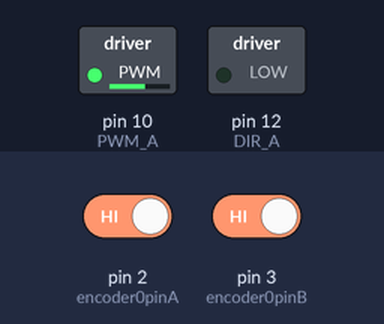
A sketch run on a simulated Arduino Uno, built with avr-gcc and run on an emulated ATmega328P. Parts: switched loads named in the sketch (green lamp = pin HIGH). The test bench sets the inputs (shaded band); at power-on: pin 2 (encoder0pinA) HIGH, pin 3 (encoder0pinB) HIGH. What the sketch prints to the serial monitor is not drawn.

Above: at 0.1 s.
Timing chart, 0 to 1.6 s (numbered marks = the images above):
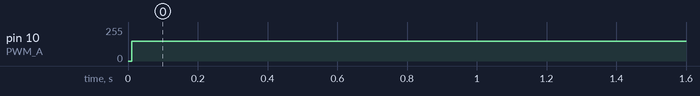

The sketch:

motor_encoder_template.ino
```cpp
/**********************************************************************************

  Arduino code to test a DC motor and encoder
  MIT Department of Mechanical Engineering, 2.004
  Rev. 1.0 -- 08/25/2020 H.C.
  Rev. 2.0 -- 03/17/2021 H.C.
  Rev. 3.0 -- 09/22/2021 H.C.

***********************************************************************************/

// set the desired pwm value (an integer between -255 and 255)
// the motor may need a threshold pwm (deadband) to actuate
# define desired_pwm 150

//# define POT   // use pot to adjust speed

# define vc2pwm 51.0    // pwm = 255 corresponds to 5v from pwm pin (255/5)

#define period_us 10000  // microseconds (1 sec = 1000000 us)

// ================================================================
// ===               SERIAL OUTPUT CONTROL                      ===
// ================================================================

// Switch between built-in Serial Plotter and Matlab streaming
// comment out both to disable serial output

//#define PRINT_DATA
#define MATLAB_SERIAL_READ

// ================================================================
// ===               DFROBOT MOTOR SHIELD DEFINITION            ===
// ================================================================

// DRI0017 motor shield
const int
PWM_A   = 10,
DIR_A   = 12;

int Pot_Pin = A5;    // select the input pin for the potentiometer

// ================================================================
// ===               ENCODER DEFINITION                         ===
// ================================================================

// The motor has a dual channel encoder and each has 12 counts per revolution (CPR)
// The effective resolution is 48 CPR with quadrature decoding. With gear reduction
// of 34, the motor output shaft's encoder resolution becomes 34*48 = 1632 CPR
// Manually calibrate the conversion factor if necessary.

float C2Rad = 34 * 12 * 4 / (2 * PI); // conversion factor for nominal encoder counts to radians

// Encoder outputs to interrupt pins with channel A to D2 (INT0) and B to D3 (INT1)
const byte encoder0pinA = 2;
const byte encoder0pinB = 3;

long   count = 0;
volatile long counter = 0;    // Inrerrupt counter (position)

// ================================================================
// ===               VARIABLE DEFINITION                        ===
// ================================================================

float wheel_pos = 0.0, wheel_vel = 0.0, pre_wheel_pos = 0.0, filt_vel = 0.0;
float alpha = 0.4851936;    // low-pass filter constant
unsigned long timer = 0;
double loop_time = 0.01;
int pwm = 0;
float vc;   // volts

// ================================================================
// ===                      INITIAL SETUP                       ===
// ================================================================

void setup() {

  Serial.begin(115200);

  // configure motor shield M1 outputs
  pinMode(PWM_A, OUTPUT);
  pinMode(DIR_A, OUTPUT);

  // initialize encoder
  pinMode(encoder0pinA, INPUT);
  pinMode(encoder0pinB, INPUT);
  attachInterrupt(digitalPinToInterrupt(encoder0pinA), ISR_A, CHANGE);
  attachInterrupt(digitalPinToInterrupt(encoder0pinB), ISR_B, CHANGE);

  delay(10);    // delay 0.01 second
}

// ================================================================
// ===                    MAIN PROGRAM LOOP                     ===
// ================================================================

void loop() {
  if (micros() - timer >= period_us) {
    timer = micros();
    count = counter;

    // wheel position and velocity from the encoder counts
    wheel_pos = count / C2Rad;    // convert to radians
    wheel_vel = (wheel_pos-pre_wheel_pos)/loop_time;
    filt_vel = alpha*wheel_vel + (1-alpha)*filt_vel;
    pre_wheel_pos = wheel_pos;

    // ================================================================
    // ===                    MOTOR PWM CODE                        ===
    // ================================================================

#ifdef POT
    pwm = map(analogRead(Pot_Pin), 0, 1023, -255, 255);
#else
    pwm = desired_pwm;
#endif

    vc = pwm / vc2pwm;

    // set the direction of rotation: LOW - forward; HIGH - backward
    if (pwm > 0) {
      digitalWrite(DIR_A, LOW);
    }
    else {
      digitalWrite(DIR_A, HIGH);
    }

    // constrain pwm to +/- 255
    pwm = constrain(pwm, -255, 255);

    // write the pwm to set angular velocity
    analogWrite(PWM_A, abs(pwm));

#ifdef PRINT_DATA
//    Serial.print(count);  Serial.print("\t");
//    Serial.print(wheel_pos); Serial.print("\t");
    Serial.print(wheel_vel);    Serial.print("\t");
//    Serial.print(filt_vel); Serial.print("\t");
//    Serial.print(apwm;  Serial.print("\t");
//    Serial.print(vc);  Serial.print("\t");
//    Serial.print(loop_time, 6); Serial.print("\t");
    Serial.print("\n");
#endif

#ifdef MATLAB_SERIAL_READ
    Serial.print(timer / 1000000.0);   Serial.print("\t");
    Serial.print(wheel_vel);    Serial.print("\t");
    Serial.print(filt_vel);    Serial.print("\t");
    Serial.print(vc);
    Serial.print("\n");
#endif

    //  delay(8);
  }
  loop_time = (micros() - timer) / 1000000.0;  //compute actual sample time
}

// ================================================================
// ===                   Interrupt Service Routines             ===
// ================================================================

// Interrupt Service Routine for encoder A (pin 2)
void ISR_A() {
  boolean stateA = digitalRead(encoder0pinA) == HIGH;
  boolean stateB = digitalRead(encoder0pinB) == HIGH;
  if ((!stateA && stateB) || (stateA && !stateB)) counter++;
  else counter--;
}

// Interrupt Service Routine for encoder B (pin 3)
void ISR_B() {
  boolean stateA = digitalRead(encoder0pinA) == HIGH;
  boolean stateB = digitalRead(encoder0pinB) == HIGH;
  if ((!stateA && !stateB) || (stateA && stateB)) counter++;
  else counter--;
}
```

Measured:
- by itself, pin 10 (PWM_A): 0/255 → 150/255 at 0.01 s
